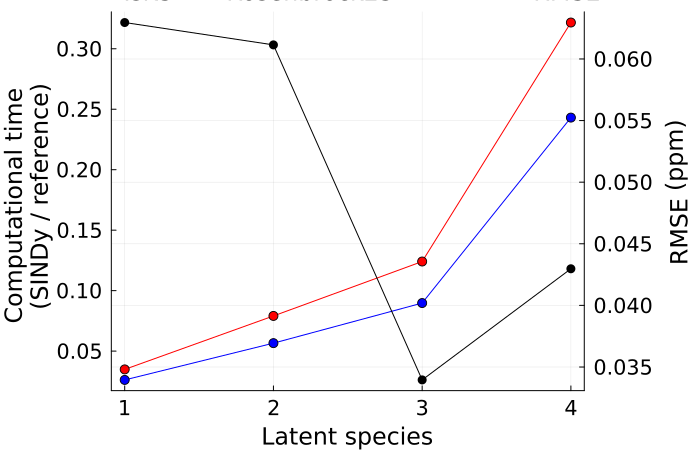

Reproduce this figure in Julia.
using DataDrivenDiffEq
using LinearAlgebra
using DataDrivenDiffEq
using LinearAlgebra
using ModelingToolkit
using OrdinaryDiffEq
using Plots
using Statistics
using DataDrivenSparse
using ProgressLogging
using Symbolics
using Optimization
using OptimizationPolyalgorithms
using Combinatorics, Transducers
using OptimizationOptimJL
using ForwardDiff
using JLD2
using Setfield
using StatsBase
using BenchmarkTools
using SciMLSensitivity
using Flux
using Zygote
using DataFrames, CSV
using Hyperopt
using Statistics
import ColorSchemes.tab20
import ColorSchemes.grayC100

cd(Base.source_path()*"/..")
include("../../ref_model/ref_model_hvvar.jl")
using .RefModel

ref_model = ChemSys()
nspecs = 11

equations(convert(ODESystem, ref_model.rn))

ndays = 3
timelength = 60 * (ndays * 24) # minutes

saveat = 60.0 # minutes


nruns = 3000
ref_data_all = []
ref_params_all = []
for idx in 0:0
    JLD2.@load "../../dataset/ref_data_train.jld" ref_data_train ref_params_train times_train
    push!(ref_data_all, ref_data_train)
    push!(ref_params_all, ref_params_train)
    global times = times_train
end
ref_data = cat(ref_data_all...;dims=3)
ref_params = vcat(ref_params_all...)


    
    function gen_emit(emit, hv_shift, initphase_2)
        emit_1(t) = emit
        emit_2(t) = emit*sin(t/720*pi - initphase_2) 
        emit_func(t) = 0.95*emit_1(t) + 0.05*emit_2(t)
        return emit_func
    end
    
    function emit_func(emit, hv_shift, initphase_2, t)
        #random.seed!(42)
        emit_1 = emit#max(emit*sin((t+hv_shift-720.0)/1440*2*pi - pi/2),0.0) # initphase_2 = 1440
        emit_2 = emit*sin(t/720*pi - initphase_2) # initphase_2 = 1440*7, initphase_2∈[0,2*pi]
        emit = 0.95*emit_1  + 0.05*emit_2
        return emit
    end
    
    function gen_hv(hv_shift)
        hv_1(t) = max(sin((t+hv_shift)/720*pi - pi/2),0.0)
        hv_2(t) = max((sin((t+hv_shift)/720*pi - pi/2) + 1.0) / 2.0, 0.0)
        hv_func(t) = hv_1(t) * 0.9 + hv_2(t) * 0.1
        return hv_func
    end

    function hv_func(hv_shift, t)
        hv_1 = max(sin((t+hv_shift)/720*pi - pi/2),0.0)
        hv_2 = max((sin((t+hv_shift)/720*pi - pi/2) + 1.0) / 2.0, 0.0)
        hv_1 * 0.9 + hv_2 * 0.1
    end

    rkppmmin(rk1,press,tempk) = rk1 * 60.0 *  7.34e+15 * press / tempk
    # Reaction rate constants
    rk2(press, tempk) = rkppmmin(6.0e-34 * ( tempk/300. )^(-2.3) * 7.34e+21 * press / tempk, press, tempk)
    rk3(press, tempk) = rkppmmin(2.e-12 * exp(-1400/tempk), press, tempk)
    rk6(press, tempk) = rkppmmin(1.2e-14 * tempk^1 * exp(+287/tempk), press, tempk)
    rk7(press, tempk) = rkppmmin(3.7e-12 * exp(+250/tempk), press, tempk)
    function rk8(press, tempk)
        rk0 = 2.0e-30 * ( tempk/300 )^(-3.0)
        rki = 2.5e-11 * ( tempk/300 )^0
        rm = 7.34e+21 * press / tempk
        rb = 0.6^(1.0 / ( 1.0 + (log10(rk0*rm/rki))^2.0 ))
        rk8 = rk0 * rm * rb / (1.0 + rk0*rm/rki)
        rk8 = rkppmmin(rk8,press,tempk)
    end
    rk10(press, tempk) = rkppmmin(3.3e-12 * exp(-200.0/tempk),press,tempk)


RMSEs = []

for idx in 1:4

    n_components = [1, 2, 3, 4][idx]
    λ=[7.408656834939568e-6, 5.074705239490476e-6, 4.010572880855496e-5, 2.7471207892708143e-5][idx]
    ε=[8.62723729246145e-5, 5.169241873891593e-6, 2.5049415421745025e-5, 1.0092715146305697e-6][idx]
    β=[5.202404809619239, 3.2605210420841684 , 3.1843687374749496, 5.754509018036073][idx]
ref_mean = mean(Array(ref_data), dims=(2,3))[:]
B = reshape((Array(ref_data) .- ref_mean) , nspecs, :)
B_ = copy(B)
B_[6,:] .=  B_[6,:].*β
B = B_
F = svd(B)

function create_prob(ref_data, ref_params, times, i)
    press, tempk, emission1_init, emission2_init, emission3_init, emit1_initphase_2, emit2_initphase_2, emit3_initphase_2, hv_shift = ref_params[i]
    hv_func = gen_hv(hv_shift)
    emit1func = gen_emit(emission1_init, hv_shift, emit1_initphase_2)
    emit2func = gen_emit(emission2_init, hv_shift, emit2_initphase_2)
    emit3func = gen_emit(emission3_init, hv_shift, emit3_initphase_2)
    s = (Array(ref_data[:, :, i]) .- ref_mean) 
    s[6,:,:] .=  s[6,:,:] .* β
    X = (F.U[:, 1:n_components]' * s)
    nc =  1.0e-4 # Constant for rate normalization for gradient descent.
    (X = X, t = times,
        U = (u, p, t) -> [emit1func(t), emit2func(t), emit3func(t), hv_func(t)],
        p=[press, tempk, emission1_init, emission2_init, emission3_init, 
        emit1_initphase_2, emit2_initphase_2, emit3_initphase_2,hv_shift]
    )
end

probnames = Tuple(Symbol.(["prob$i" for i in 1:nruns]));
probdata = Tuple([create_prob(ref_data, ref_params, times, i) for i in 1:nruns]);
probtuple = NamedTuple{probnames}(probdata);
probs = DataDrivenDiffEq.ContinuousDataset(probtuple);

want_specs = setdiff(1:13, [ref_model.specmap["O2"], ref_model.specmap["H2O"]])
specs = reshape((states(ref_model.rn)[want_specs]),(1,11))
specs = [string(i)[1:(end-3)] for i in specs ]

function solve_rmse(ode_prob, forcing_params, data_prob, all_params; kwargs...)
    prob2 = prob_func(ode_prob, forcing_params, all_params, data_prob.X[:,1])
    estimate = solve(prob2, Tsit5(), saveat=saveat)
end

function rmse(ode_prob, ref_params, probs, all_params, nruns)
    estimates = [] 
    truedata = []
    for i ∈ 1:nruns
        estimate = solve_rmse(ode_prob, ref_params[i], probs.probs[i], all_params)
        push!(truedata,Array(probs.probs[i].X))
        push!(estimates,Array(estimate)) #
    end
    truedata = permutedims(reshape(vcat(truedata...),(n_components,nruns,:)),(1,3,2)) 
    estimates = permutedims(reshape(vcat(estimates...),(n_components,nruns,:)),(1,3,2))#
    RMSETrain = rmsd(truedata, estimates)
end

function plot_rollout(ode_prob, forcing_params, data_prob, all_params; kwargs...)
    prob2 = prob_func(ode_prob, forcing_params, all_params, data_prob.X[:,1])
    #display(prob2.p)
    estimate = solve(prob2, Tsit5(),saveat=saveat)
    plot(data_prob.t, data_prob.X',
        label=reshape(["y$(i)" for i in 1:n_components],(1,n_components)), 
        linecolor=[:black :red :blue :orange], xlabel = "Time (s)", ylabel = "Conc. (ppm)", margin = 8Plots.mm
        ; kwargs...)
    plot!(estimate, linestyle=:dash, label=reshape(["y$(i)_pred" for i in 1:n_components],(1,n_components)),
        linecolor=[:black :red :blue :orange], xlabel = "Time (s)", ylabel = "Conc. (ppm)", margin = 8Plots.mm
        ; kwargs...)
    plot!(estimate.t, estimate[hv]./10, label=hv, xlabel = "Time (s)", ylabel = "Conc. (ppm)",
        linecolor=:gray80, margin = 8Plots.mm
        ; kwargs...)
end

function plot_rollouts(ode_prob, ref_params, probs, all_params)
   p = [] 
   for i ∈ 1:16
        push!(p, plot_rollout(ode_prob, ref_params[i], probs.probs[i], all_params;
            legend=(i==1 ? :best : :none),legendfontsize=8))
   end
   plot(p...,size=(1500, 1000))
end

function run_rollout(ode_prob, forcing_params, data_prob, all_params; kwargs...)
    prob2 = prob_func(ode_prob, forcing_params, all_params, data_prob.X[:,1])
    #display(prob2.p)
    estimate = solve(prob2, Tsit5(), saveat=saveat)
end
function run_rollouts(ode_prob, ref_params, probs, all_params)
   for i ∈ 1:nruns
    run_rollout(ode_prob, ref_params[i], probs.probs[i], all_params)
   end
end

function prob_func(prob, forcing_params, all_params, u0)
    x0 = [u[j]=>u0[j] for j in 1:n_components]
    p = copy(all_params)
    p[i_press] = forcing_params[1]
    p[i_tempk] = forcing_params[2]
    p[i_emission1_init] = forcing_params[3]
    p[i_emission2_init] = forcing_params[4]
    p[i_emission3_init] = forcing_params[5]
    p[i_emit1_initphase_2] = forcing_params[6]
    p[i_emit2_initphase_2] = forcing_params[7]
    p[i_emit3_initphase_2] = forcing_params[8]
    p[i_hv_shift] = forcing_params[9]

    remake(prob, 
        u0 = ModelingToolkit.varmap_to_vars(x0, states(simple_sys)),
        p = p,
    )
end



function plot_rollout_decoded(ode_prob, forcing_params, data_prob, ref_data, all_params; kwargs...)
    prob2 = prob_func(ode_prob, forcing_params, all_params, data_prob.X[:,1])
    estimate = solve(prob2, Tsit5(), saveat=saveat)
    decoded = (F.U[:, 1:n_components] * Array(estimate)) .+ ref_mean
    #rmse = StatsBase.rmsd(decoded,ref_data)
    plot(estimate.t, ref_data', linecolor=[:black :red :blue],xlabel="Time (s)", ylabel="Conc. (ppm)" ; kwargs...)
    plot!(estimate.t, decoded', linestyle=:dash, linecolor=[:black :red :blue]; kwargs...)
    plot!(estimate.t, estimate[hv], label=hv, linecolor=:gray80; kwargs...)
end

function plot_rollouts_decoded(ode_prob, times, ref_params, probs, ref_data, all_params, species)
   p = []
   results = run_ensemble(ode_prob, ref_params, probs.probs, all_params)
   for i ∈ 1:16
        decoded = (F.U[:, 1:n_components] * Array(results[i]))
        decoded[6,:] = decoded[6,:]./β
        decoded = decoded .+ ref_mean
        decoded = copy(decoded[species,:])
        
        p1 = plot(times, ref_data[species, :, i]', 
            label=specs[:,species], 
            legend=(i==1 ? :best : :none), 
            linecolor=tab20[1:11]', 
            margin = 8Plots.mm,
            xlabel="Time (s)", ylabel="Conc. (ppm)" )
        plot!(results[i].t, decoded', label= :none, linestyle=:dash, linecolor=tab20[1:11]', margin = 8Plots.mm)
        #plot!(results[i].t, results[i][hv]./10, label=hv, linecolor=:gray80)
        push!(p, p1)
    end
   plot(p..., size=(1500, 1000))
end

function run_pca(ode_prob, ref_params, probs, all_params,nruns)
    estimates = [] 
    truedata = []
    #rmse_sum = 0.0
    for i ∈ 1:nruns
        estimate = solve_rmse(ode_prob, ref_params[i], probs.probs[i], all_params)
        push!(truedata,Array(probs.probs[i].X))
        push!(estimates,Array(estimate)) #
    end
    truedata = permutedims(reshape(vcat(truedata...),(n_components,nruns,:)),(1,3,2)) 
    estimates = permutedims(reshape(vcat(estimates...),(n_components,nruns,:)),(1,3,2))#
    RMSETrain = rmsd(truedata, estimates)
    return truedata, estimates
end
        
        
function run_decoded(ode_prob, ref_params, probs, all_params,nruns)
    estimates = [] 
    for i ∈ 1:nruns
        estimate = solve_rmse(ode_prob, ref_params[i], probs.probs[i], all_params)
        decoded = (F.U[:, 1:n_components] * Array(estimate))
        decoded[6,:] = decoded[6,:]./β
        decoded = decoded .+ ref_mean
            
        push!(estimates,Array(decoded)) #
    end
    estimates = permutedims(reshape(vcat(estimates...),(nspecs ,nruns,:)),(1,3,2))
end


function run_ensemble(prob, forcing_params, data_probs, all_params)   
    function setup(prob,i,repeat)
        u0 = data_probs[i].X[:,1]
        prob_func(prob, forcing_params[i], all_params, u0)
    end

    ensemble_prob = EnsembleProblem(prob, prob_func=setup)
    res = solve(ensemble_prob, Tsit5(),EnsembleSerial(),trajectories=length(forcing_params), 
        saveat=saveat)
end


  
@parameters t
@variables u(t)[1:n_components]
@parameters press tempk hv_shift emit1_initphase_2 emit2_initphase_2 emit3_initphase_2 emission1_init emission2_init emission3_init
@parameters emission1 emission2 emission3 hv
u = collect(u)

h = Num[
    -0.4/(100*12) * 60; 
    -4/(100*15)* 60; 
    -0.5/(100*2) * 60; 
    -0.1/(100*2) * 60; 
    -0.03/2 * 60; 
    -0.1/100 * 60;
    0.001*emission1;
    0.1*emission2;
    0.001*emission3;
    polynomial_basis(u,3);
    polynomial_basis(u,2).*tempk*press;
    polynomial_basis(u,2).*hv;
]



JLD2.@load "../../sindy_model/model_system_params_3000_ncomp_$(idx).jld" system params F ref_mean

sys_eqn = (equations(system))
nexp = 3
if nexp%2==0
    expo = nexp+1
else
    expo = nexp +2
end

for i in 1:n_components
   sys_eqn = @set sys_eqn[i].rhs +=  - ε*(u[i])^expo
end


@variables hv emission1 emission2 emission3
eqs = [
    (sys_eqn);
    hv ~ hv_func(hv_shift, t);
    emission1 ~ emit_func(emission1_init, hv_shift, emit1_initphase_2, t)
    emission2 ~ emit_func(emission2_init, hv_shift, emit2_initphase_2, t)
    emission3 ~ emit_func(emission3_init, hv_shift, emit3_initphase_2, t)

]

@named sys = ODESystem(
    eqs,
    get_iv(system),
    states(system),
    [setdiff(parameters(system), [hv]);],
)
simple_sys = structural_simplify(sys)

ref_data
ps = [get_parameter_map(system); ]
ode_prob = ODEProblem(simple_sys, zeros(n_components), (times[1], times[end]),ps)

indexof(sym,syms) = findfirst(isequal(sym),syms)
i_press = indexof(press, parameters(sys))
i_tempk = indexof(tempk, parameters(sys))
i_emission1_init = indexof(emission1_init, parameters(sys))
i_emission2_init = indexof(emission2_init, parameters(sys))
i_emission3_init = indexof(emission3_init, parameters(sys))
i_emit1_initphase_2 = indexof(emit1_initphase_2, parameters(sys))
i_emit2_initphase_2 = indexof(emit2_initphase_2, parameters(sys))
i_emit3_initphase_2 = indexof(emit3_initphase_2, parameters(sys))
i_hv_shift = indexof(hv_shift, parameters(sys))

function plot_rollouts(ode_prob, ref_params, probs, all_params)
    p = [] 
    for i ∈ 1:30
         push!(p, plot_rollout(ode_prob, ref_params[i], probs.probs[i], all_params;
             legend=(i==1 ? :best : :none),legendfontsize=8))
    end
    plot(p...,size=(2000, 1400))
 end


ref_data_compressed = []
for i in 1:nruns
    push!(ref_data_compressed, probs.probs[i].X)
end
ref_data_compressed = permutedims(reshape(vcat(ref_data_compressed...),(n_components,nruns,:)),(1,3,2)) 


nruns_test = 375
ndays_test = 10

JLD2.@load "../../dataset/ref_data_test.jld" ref_data_test ref_params_test times_test
probnames_test = Tuple(Symbol.(["prob$i" for i in 1:nruns_test]));
probdata_test = Tuple([create_prob(ref_data_test, ref_params_test, times_test, i) for i in 1:nruns_test]);
probtuple_test = NamedTuple{probnames_test}(probdata_test);
probs_test = DataDrivenDiffEq.ContinuousDataset(probtuple_test);


ode_prob_test = ODEProblem(simple_sys, zeros(n_components), (times_test[1], times_test[end]), ps)

import ColorSchemes.grayC100


function rmse_decoded(ode_prob, ref_params, probs, all_params, ref_data, ref_mean, nruns, specs)
    estimates = [] 
    truedata = []
    rmse_sum = 0.0
    for i ∈ 1:nruns
        estimate = solve_rmse(ode_prob, ref_params[i], probs.probs[i], all_params)
        decoded = (F.U[:, 1:n_components] * Array(estimate))
        decoded[6,:] = decoded[6,:]./β
        decoded = decoded .+ ref_mean
        push!(estimates,Array(decoded)) 
    end
    truedata = ref_data[specs,:,:]
    estimates = permutedims(reshape(vcat(estimates...),(nspecs ,nruns,:)),(1,3,2))[specs,:,:]
    #println(size(truedata),size(estimates))
    truedata = reshape(truedata, (size(truedata)[1]*size(truedata)[2]*size(truedata)[3],))
    estimates = reshape(estimates, (size(estimates)[1]*size(estimates)[2]*size(estimates)[3],))
    RMSE = rmsd(truedata, estimates)
end

RMSETestDecoded = rmse_decoded(ode_prob_test, ref_params_test, probs_test, ode_prob_test.p, ref_data_test, ref_mean, nruns_test, 6:6)
push!(RMSEs, RMSETestDecoded)
end

Any[0.06295940864647918, 0.06114453316146538, 0.033951736967373795, 0.042972821700981496]
RMSEs = Float64.(RMSEs)
println(RMSEs)

computetion_times_tsit = []
computetion_times_rb = []
for idx in 1:4
    JLD2.@load "benchmark_$(nruns)_$(idx).jld" bench_ref_simu mean_ref_integ_timesteps bench_sindy_tsit bench_sindy_rb mean_sindy_integ_timesteps_tsit mean_sindy_integ_timesteps_rb
    global ref_simu_time = minimum(bench_ref_simu).time/1e9
    push!(computetion_times_tsit, minimum(bench_sindy_tsit).time/1e9)
    push!(computetion_times_rb, minimum(bench_sindy_rb).time/1e9)
end
computetion_times_tsit
computetion_times_rb
ref_simu_time
computetion_times_tsit = computetion_times_tsit ./ ref_simu_time
computetion_times_rb = computetion_times_rb ./ ref_simu_time
#computetion_times = [4.326, 6.200, 10.882, 25.759]./67.402
#computetion_times = [2.692, 3.140, 5.672, 12.933 ]./53.612
(mean(ref_data_test[6,:,:]))^0.5
sqrt(mean(ref_data_test[6,:,:]))
ref_data_test

pp_time = plot([computetion_times_tsit computetion_times_rb],
marker = (:circle,5),
xlabel = "Latent species",
ylabel = "Computational time \n (SINDy / reference)",
legend=:topright, label = ["Computational time Tsit5" "Rosenbrock23" ],
color = [:blue :red],
titlefontsize = 17,
xtickfontsize = 14, ytickfontsize = 14, 
xlabelfontsize = 16, ylabelfontsize = 16,
legendfontsize = 16,grid = true,
size = (700,450),
left_margin = 3Plots.mm,
right_margin = 5Plots.mm,
bottom_margin = 2Plots.mm)

subplot1 = twinx(pp_time)
plot!(subplot1, [1,2,3,4], [fill(NaN, size(RMSEs)) RMSEs],
        marker = (:circle,5),
        titlefontsize = 17,
        xtickfontsize = 14, ytickfontsize = 14, 
        xlabelfontsize = 16, ylabelfontsize = 16,
        legendfontsize = 16,grid = true,
        legend = :none,
        ylabel = "RMSE",
        color = [:black],
        size = (700,450),
        left_margin = 3Plots.mm,
        right_margin = 5Plots.mm,
        bottom_margin = 2Plots.mm)
pp

savefig(pp_time, "raw/fig6.svg")
#subplot2 = twinx(pp)
#plot!(subplot2, n_components_, [fill(NaN, size(computetion_times)) computetion_times],
#        marker = (:circle,5),
#        legend=:topright, label = ["RMSE" "Computational time"],
#        ylabel = "Computational time (sec)",
#        color = [:blue :red])
#plot_rollouts_decoded(ode_prob_test, times_test, ref_params_test, probs_test, ref_data_test, ode_prob_test.p,6:6)

#savefig(plot_rollouts_decoded(ode_prob_test, times_test, ref_params_test, probs_test, ref_data_test, ode_prob_test.p,6:6),ProjectPath*"plot/fig5_ConcTraj/fig/SINDyTest_Ozone.png") 



